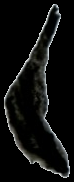
#> input picture algo/line_1000.png, 74 x 182 px
$ python -i morphological_analysis.py   (imports and definitions only)
#> lines starting #> are read from the running program, lines starting #| are printed output that depends on the picture; after the words box and inside, x2 and y2 are one past the last pixel; in counts of white or black regions, pixels touching at a corner belong together
import cv2
import numpy as np
import os

def extract_and_save_lines(image_path, output_folder):
    """
    Extracts each line from the image, sorts them by area, and saves them as individual PNG files with transparent backgrounds, preserving original colors.
    """
#> called with image_path = '../algo/line_1000.png', output_folder = 'out.png'
    # Load the image in color
    original_image = cv2.imread(image_path, cv2.IMREAD_UNCHANGED)
#> original_image is the input picture: shape (182, 74, 4); mean B, G, R, A 14.4, 15.1, 14.6, 87.8

    # Create a grayscale version for processing
    gray_image = cv2.cvtColor(original_image, cv2.COLOR_BGR2GRAY)

    # Apply Gaussian Blur to reduce noise and smooth the image
    blurred = cv2.GaussianBlur(gray_image, (5, 5), 0)
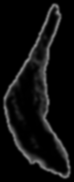
#> blurred: shape (182, 74); min 0, max 141, mean 14.8

    # Apply Otsu's thresholding to create a binary image
    _, binary = cv2.threshold(blurred, 0, 255, cv2.THRESH_BINARY_INV + cv2.THRESH_OTSU)
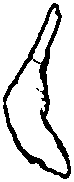
#> binary: shape (182, 74); 86% white; 2 black regions (1 under 20 px), largest, box (x1, y1, x2, y2) and area: (3, 3, 71, 179) 1877

    # Apply morphological closing to close gaps in lines
    kernel = cv2.getStructuringElement(cv2.MORPH_RECT, (3, 3))
    closed = cv2.morphologyEx(binary, cv2.MORPH_CLOSE, kernel)
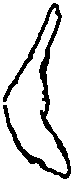
#> closed: shape (182, 74); 86.3% white; 1 black region, box (x1, y1, x2, y2) and area: (3, 3, 71, 179) 1846

    # Find contours in the processed binary image
    contours, _ = cv2.findContours(closed, cv2.RETR_EXTERNAL, cv2.CHAIN_APPROX_SIMPLE)
#> contours = [[[0, 0], [0, 181], [73, 181], [73, 0]]]

    # Filter out small contours that are likely noise
    min_contour_area = 500  # Adjust this value based on expected line size
    contours = [c for c in contours if cv2.contourArea(c) > min_contour_area]

    # Sort contours by area (descending order)
    contours = sorted(contours, key=cv2.contourArea, reverse=True)

    # Ensure the output directory exists
    os.makedirs(output_folder, exist_ok=True)

    # Loop over the contours and save each as an individual image
    for i, contour in enumerate(contours):
        # Get the bounding box of the contour with a slight padding
        x, y, w, h = cv2.boundingRect(contour)
        padding = 5  # Adjust padding as needed
        x, y = max(x - padding, 0), max(y - padding, 0)
        w, h = min(w + 2 * padding, original_image.shape[1] - x), min(h + 2 * padding, original_image.shape[0] - y)

        # Extract the region of interest (ROI) containing the line
        line_image = original_image[y:y+h, x:x+w]

        # Create a mask for the contour
        mask = np.zeros((h, w), dtype=np.uint8)
        cv2.drawContours(mask, [contour], -1, 255, thickness=cv2.FILLED, offset=(-x, -y))

        # Smooth the contour edges to remove roughness
        mask = cv2.GaussianBlur(mask, (3, 3), 0)

        # Create a 4-channel (RGBA) image for transparency
        rgba_image = cv2.cvtColor(line_image, cv2.COLOR_BGR2BGRA)
        rgba_image[:, :, 3] = mask

        # Set alpha to 0 for non-line areas
        rgba_image[np.where(mask == 0)] = [0, 0, 0, 0]

        # Save the extracted line as a PNG file with a transparent background
        line_filename = os.path.join(output_folder, f'line_{i+1}.png')
        cv2.imwrite(line_filename, rgba_image)
#> this loop made 1 pass
#> (contour, x, y, w, h, padding) on pass 1: ([[0, 0], [0, 181], [73, 181], [73, 0]], 0, 0, 74, 182, 5)

    print(f"Extracted, sorted, and saved {len(contours)} lines to '{output_folder}'.")
#| Extracted, sorted, and saved 1 lines to 'out.png'.

>>> result = extract_and_save_lines('../algo/line_1000.png', 'out.png')

$ run again, on algo/line_1002.png
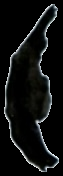
#> input picture algo/line_1002.png, 63 x 176 px
#> in extract_and_save_lines, original_image is the input picture: shape (176, 63, 4); mean B, G, R, A 15.5, 15.9, 14.7, 106.2
#> in extract_and_save_lines, `_, binary = cv2.threshold(blurred, 0, 255, cv2.THRESH_BINARY_INV + cv2..`:
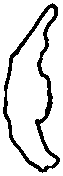
#> binary: shape (176, 63); 86.6% white; 1 black region, box (x1, y1, x2, y2) and area: (3, 3, 60, 173) 1489
#> in extract_and_save_lines, `closed = cv2.morphologyEx(binary, cv2.MORPH_CLOSE, kernel)`:
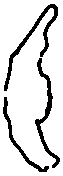
#> closed: shape (176, 63); 86.8% white; 3 black regions, box (x1, y1, x2, y2) and area: (4, 4, 58, 91) 596, (35, 58, 60, 168) 512, (3, 97, 49, 172) 351
#> contours = [[[0, 0], [0, 175], [62, 175], [62, 0]]]
#> the loop in extract_and_save_lines, `for i, contour in enumerate(contours):` made 1 pass
#> (contour, x, y, w, h, padding) on pass 1: ([[0, 0], [0, 175], [62, 175], [62, 0]], 0, 0, 63, 176, 5)
#| Extracted, sorted, and saved 1 lines to 'out.png'.

$ run again, on algo/line_1003.png
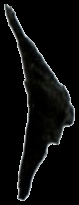
#> input picture algo/line_1003.png, 79 x 205 px
#> in extract_and_save_lines, original_image is the input picture: shape (205, 79, 4); mean B, G, R, A 12, 12.3, 11.7, 73
#> in extract_and_save_lines, `blurred = cv2.GaussianBlur(gray_image, (5, 5), 0)`:
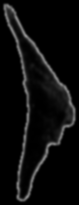
#> blurred: shape (205, 79); min 0, max 143, mean 12.1
#> in extract_and_save_lines, `_, binary = cv2.threshold(blurred, 0, 255, cv2.THRESH_BINARY_INV + cv2..`:
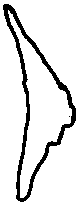
#> binary: shape (205, 79); 89.3% white; 2 black regions (1 under 20 px), largest, box (x1, y1, x2, y2) and area: (3, 4, 76, 202) 1734
#> closed: shape (205, 79); 89.3% white; 1 black region, box (x1, y1, x2, y2) and area: (3, 4, 76, 202) 1731
#> contours = [[[0, 0], [0, 204], [78, 204], [78, 0]]]
#> the loop in extract_and_save_lines, `for i, contour in enumerate(contours):` made 1 pass
#> (contour, x, y, w, h, padding) on pass 1: ([[0, 0], [0, 204], [78, 204], [78, 0]], 0, 0, 79, 205, 5)
#| Extracted, sorted, and saved 1 lines to 'out.png'.

$ run again, on algo/line_1005.png
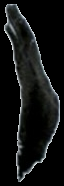
#> input picture algo/line_1005.png, 64 x 186 px
#> in extract_and_save_lines, original_image is the input picture: shape (186, 64, 4); mean B, G, R, A 19.2, 19.5, 18.1, 98.8
#> in extract_and_save_lines, `_, binary = cv2.threshold(blurred, 0, 255, cv2.THRESH_BINARY_INV + cv2..`:
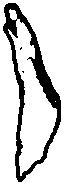
#> binary: shape (186, 64); 81.2% white; 3 black regions (2 under 20 px), largest, box (x1, y1, x2, y2) and area: (3, 3, 61, 182) 2229
#> in extract_and_save_lines, `closed = cv2.morphologyEx(binary, cv2.MORPH_CLOSE, kernel)`:
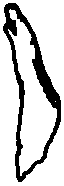
#> closed: shape (186, 64); 81.5% white; 1 black region, box (x1, y1, x2, y2) and area: (3, 3, 61, 182) 2201
#> contours = [[[0, 0], [0, 185], [63, 185], [63, 0]]]
#> the loop in extract_and_save_lines, `for i, contour in enumerate(contours):` made 1 pass
#> (contour, x, y, w, h, padding) on pass 1: ([[0, 0], [0, 185], [63, 185], [63, 0]], 0, 0, 64, 186, 5)
#| Extracted, sorted, and saved 1 lines to 'out.png'.
